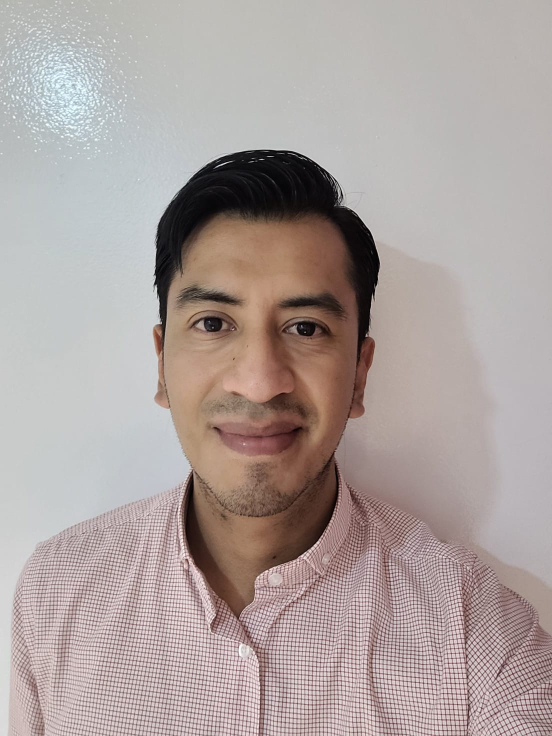
#> input picture LabI_DimRed/resources/imagenes/CamiloLR.jpeg, 1104 x 1472 px, found by its file name (shown at 1/2 size); its folder holds 5 pictures in this run
$ python picture.py
#> lines starting #> are read from the running program, lines starting #| are printed output that depends on the picture
import os
import cv2
import numpy as np

class Pictures:
    my_image = []
    averange_image = []

    def __init__(self):
        module_path = os.path.dirname(os.path.abspath(__file__))
        resources_path = os.path.join(module_path, 'resources\imagenes')
        self.directory = resources_path
        self.images = self.load_images()
        self.cara0 = self.images[0]
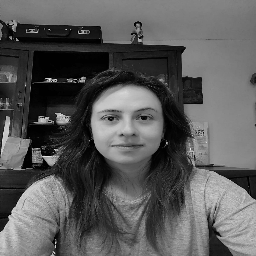
#> self.cara0: shape (256, 256); min 0, max 247, mean 90.1
        self.my_image = []
        self.average =[]


    def load_images(self):
        images = []
        for filename in os.listdir(self.directory):
            if filename.endswith('.jpg') or filename.endswith('.png'):
                img_path = os.path.join(self.directory, filename)
                image = cv2.imread(img_path, cv2.IMREAD_GRAYSCALE)
                image = cv2.resize(image, (256, 256))
                images.append(image)
        return np.array(images)

    def save_my_image(self):
        #img = cv2.imread(r".\resources\imagenes\CamiloLR.jpeg")
        image = cv2.imread(r".\resources\imagenes\CamiloLR.jpeg", cv2.IMREAD_GRAYSCALE)
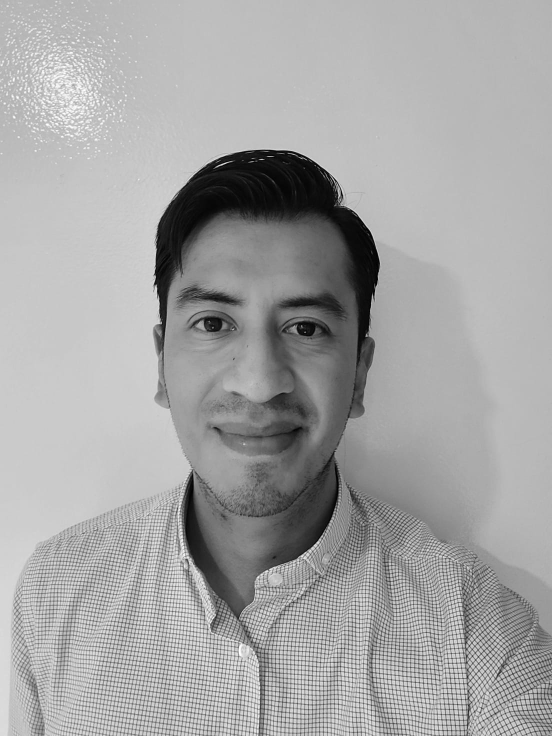
#> image: shape (1472, 1104) (shown at 1/2 size); min 0, max 255, mean 164.5
        image = cv2.resize(image, (256, 256))
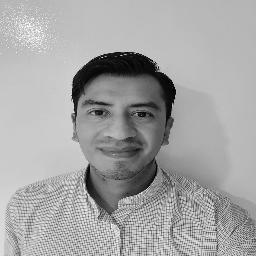
#> image: shape (256, 256); min 0, max 254, mean 164.4
        Pictures.my_image = image
        png_image = cv2.imencode('.png', image)[1].tobytes()

        with open(os.path.join(r".\resources\Results", 'my_image.png'), 'wb') as f:
            f.write(png_image)

    def save_average_image(self):
        image = cv2.imread(self.directory, cv2.IMREAD_GRAYSCALE)
        average_image = np.array(np.mean(self.images, axis=(0)), dtype=np.uint8)
        Pictures.averange_image =  average_image
        png_image= cv2.imencode('.png', average_image)[1].tobytes()

        with open(os.path.join(r".\resources\Results", 'average_image.png'), 'wb') as f:
            f.write(png_image)

    def get_my_image(self):
        image = cv2.imread(r".\resources\imagenes\CamiloLR.jpeg", cv2.IMREAD_GRAYSCALE)
        image = cv2.resize(image, (256, 256))
        return image

    def calculate_distance_my_picture_to_avg(self):
        print(Pictures.my_image.shape)
        print(Pictures.averange_image.shape)
        return np.mean((Pictures.my_image - Pictures.averange_image) ** 2)

    #As of feature 30, it is a properly reproducible image

pic = Pictures()
pic.save_my_image()
pic.save_average_image()
